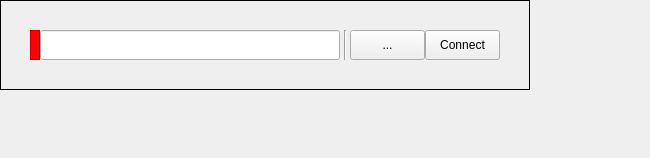
<?xml version="1.0" encoding="UTF-8"?>
<ui version="4.0">
 <class>Form</class>
 <widget class="QWidget" name="Form">
  <property name="geometry">
   <rect>
    <x>0</x>
    <y>0</y>
    <width>650</width>
    <height>158</height>
   </rect>
  </property>
  <property name="minimumSize">
   <size>
    <width>650</width>
    <height>0</height>
   </size>
  </property>
  <property name="maximumSize">
   <size>
    <width>650</width>
    <height>16777215</height>
   </size>
  </property>
  <property name="windowTitle">
   <string>Form</string>
  </property>
  <widget class="QFrame" name="frame_2">
   <property name="geometry">
    <rect>
     <x>0</x>
     <y>0</y>
     <width>530</width>
     <height>90</height>
    </rect>
   </property>
   <property name="frameShape">
    <enum>QFrame::Box</enum>
   </property>
   <property name="frameShadow">
    <enum>QFrame::Plain</enum>
   </property>
   <widget class="Line" name="line">
    <property name="geometry">
     <rect>
      <x>340</x>
      <y>30</y>
      <width>10</width>
      <height>30</height>
     </rect>
    </property>
    <property name="orientation">
     <enum>Qt::Vertical</enum>
    </property>
   </widget>
   <widget class="QLineEdit" name="le_word">
    <property name="geometry">
     <rect>
      <x>40</x>
      <y>30</y>
      <width>300</width>
      <height>30</height>
     </rect>
    </property>
    <property name="sizePolicy">
     <sizepolicy hsizetype="Ignored" vsizetype="Fixed">
      <horstretch>0</horstretch>
      <verstretch>0</verstretch>
     </sizepolicy>
    </property>
    <property name="styleSheet">
     <string notr="true"/>
    </property>
   </widget>
   <widget class="QFrame" name="frame">
    <property name="geometry">
     <rect>
      <x>30</x>
      <y>30</y>
      <width>10</width>
      <height>30</height>
     </rect>
    </property>
    <property name="sizePolicy">
     <sizepolicy hsizetype="Fixed" vsizetype="Expanding">
      <horstretch>0</horstretch>
      <verstretch>0</verstretch>
     </sizepolicy>
    </property>
    <property name="maximumSize">
     <size>
      <width>10</width>
      <height>16777215</height>
     </size>
    </property>
    <property name="styleSheet">
     <string notr="true">background-color: rgb(255, 0, 4);</string>
    </property>
    <property name="frameShape">
     <enum>QFrame::StyledPanel</enum>
    </property>
    <property name="frameShadow">
     <enum>QFrame::Raised</enum>
    </property>
   </widget>
   <widget class="QPushButton" name="pb_config">
    <property name="geometry">
     <rect>
      <x>350</x>
      <y>30</y>
      <width>75</width>
      <height>30</height>
     </rect>
    </property>
    <property name="sizePolicy">
     <sizepolicy hsizetype="Fixed" vsizetype="Fixed">
      <horstretch>0</horstretch>
      <verstretch>0</verstretch>
     </sizepolicy>
    </property>
    <property name="text">
     <string>...</string>
    </property>
   </widget>
   <widget class="QPushButton" name="pb_connect">
    <property name="geometry">
     <rect>
      <x>425</x>
      <y>30</y>
      <width>75</width>
      <height>30</height>
     </rect>
    </property>
    <property name="sizePolicy">
     <sizepolicy hsizetype="Fixed" vsizetype="Fixed">
      <horstretch>0</horstretch>
      <verstretch>0</verstretch>
     </sizepolicy>
    </property>
    <property name="text">
     <string>Connect</string>
    </property>
   </widget>
  </widget>
 </widget>
 <resources/>
 <connections/>
</ui>
